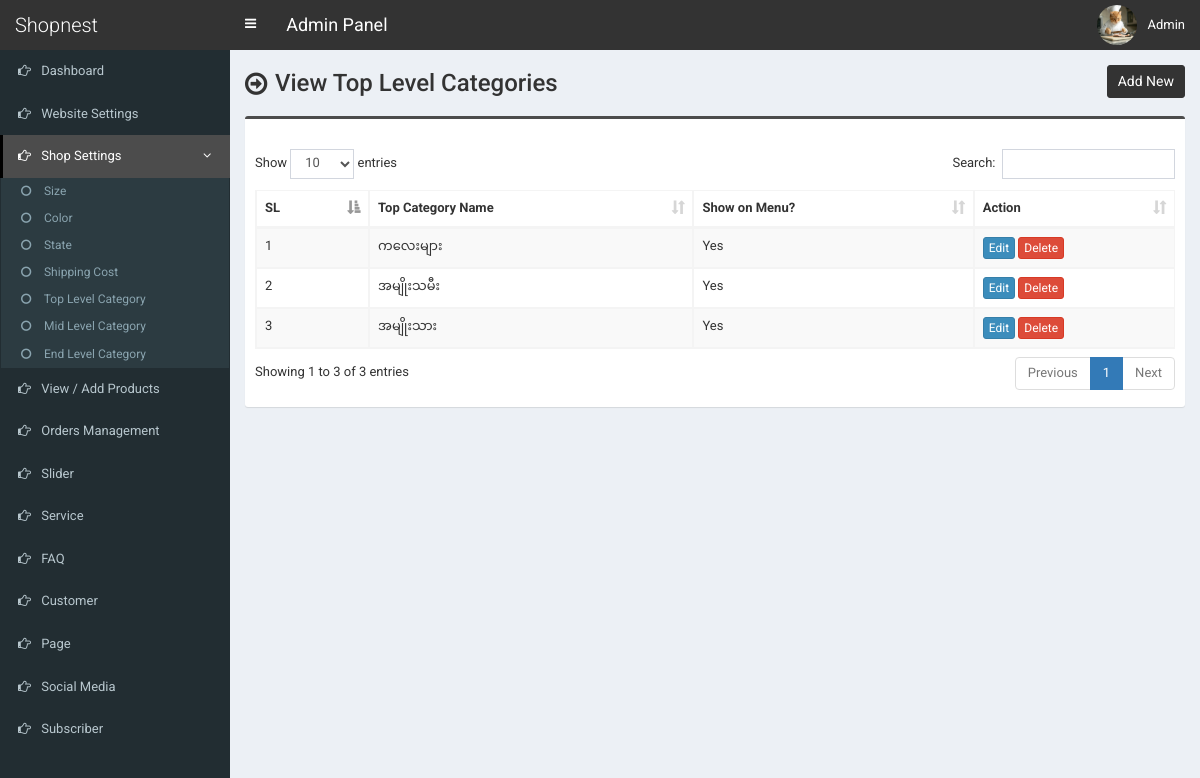
Page /admin/top-category.php (signed in) on the committed database.
### tables this page shows
CREATE TABLE `tbl_top_category` (
  `tcat_id` int(11) NOT NULL,
  `tcat_name` varchar(255) NOT NULL,
  `show_on_menu` int(1) NOT NULL
);

### admin/top-category.php (the view, shortened to what this page needs)
<?php require_once('header.php'); ?>
<section class="content-header">
	<div class="content-header-left">
		<h1>View Top Level Categories</h1>
	</div>
	<div class="content-header-right">
		<a href="top-category-add.php" class="btn btn-primary btn-sm">Add New</a>
	</div>
</section>
<section class="content">
  <div class="row">
    <div class="col-md-12">
      <div class="box box-info">
        <div class="box-body table-responsive">
          <table id="example1" class="table table-bordered table-striped">
			<thead>
			    <tr>
			        <th>SL</th>
			        <th>Top Category Name</th>
                    <th>Show on Menu?</th>
			        <th>Action</th>
			    </tr>
			</thead>
            <tbody>
            	<?php
            	$i=0;
            	$statement = $pdo->prepare("SELECT * FROM tbl_top_category ORDER BY tcat_id DESC");
            	$statement->execute();
            	$result = $statement->fetchAll(PDO::FETCH_ASSOC);
            	foreach ($result as $row) {
            		$i++;
            		?>
					<tr>
	                    <td><?php echo $i; ?></td>
	                    <td><?php echo $row['tcat_name']; ?></td>
                        <td>
                            <?php
                                if($row['show_on_menu'] == 1) {
                                    echo 'Yes';
                                } else {
                                    echo 'No';
                                }
                            ?>
                        </td>
	                    <td>
	                        <a href="top-category-edit.php?id=<?php echo $row['tcat_id']; ?>" class="btn btn-primary btn-xs">Edit</a>
	                        <a href="#" class="btn btn-danger btn-xs" data-href="top-category-delete.php?id=<?php echo $row['tcat_id']; ?>" data-toggle="modal" data-target="#confirm-delete">Delete</a>
	                    </td>
	                </tr>
            		<?php
            	}
            	?>
            </tbody>
          </table>
        </div>
      </div>
</section>
<?php require_once('footer.php'); ?>

### admin/style.css (style rules this page uses)
body { font-size: 13px; font-family: 'Roboto', sans-serif; }
.content-header>h1, .content-header .content-header-left h1 { font-family: 'Roboto', sans-serif; }
.box-info { padding-top: 20px; }
.content-header { overflow: hidden; }
.content-header .content-header-left { float: left; padding-top: 5px; }
.content-header .content-header-right { float: right; }
.content-header .content-header-left h1 { margin-top: 0; margin-bottom: 0; padding-left: 30px; padding-bottom: 5px; font-size: 24px; position: relative; }
.content-header .content-header-left h1:before { position: absolute; top: 0; left: 0; font-family: 'FontAwesome', sans-serif; font-size: 26px; content: '\f18e'; }
.content-header .content-header-right a { position: relative; font-size: 14px; }
.box.box-info { border-top-color: #4c4c4c; }
.content-header .content-header-right a { background-color: #333333; border-color: #333333; }

### rows in the picture
tbl_top_category: tcat_name "ကလေးများ", show_on_menu "Yes"
tbl_top_category: tcat_name "အမျိုးသမီး", show_on_menu "Yes"
tbl_top_category: tcat_name "အမျိုးသား", show_on_menu "Yes"

### other values in the picture
$_SESSION['user']['full_name'] "Admin"
